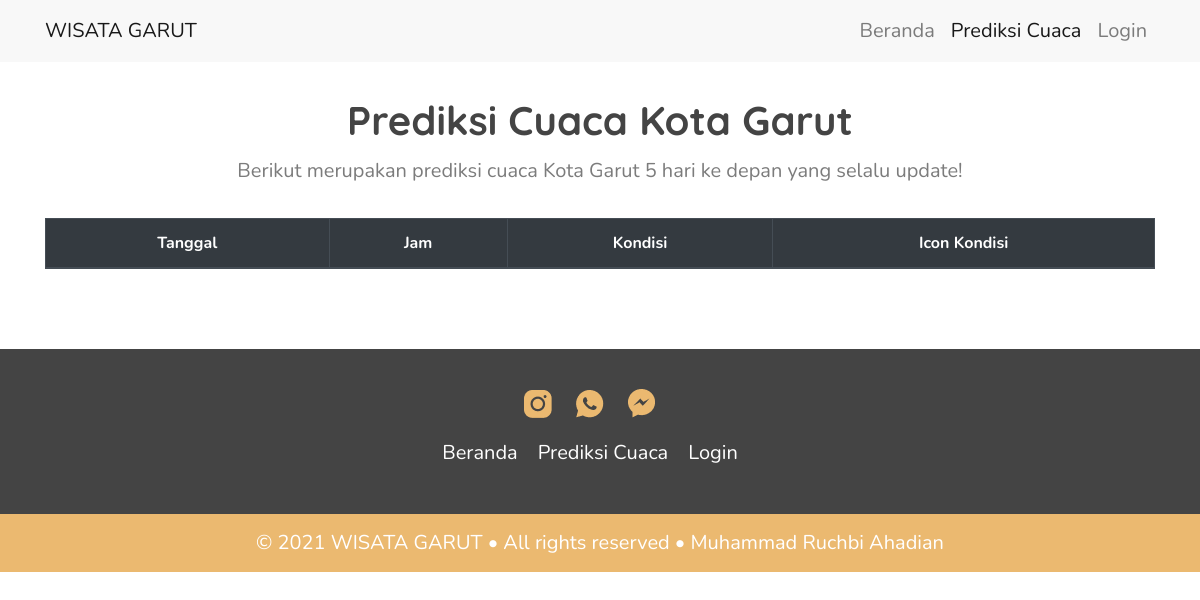
Screenshot of /sourcecode/weatherApi.php with the database file from the repository.
### tables this page shows
CREATE TABLE `detail_website` (
  `id` int(11) NOT NULL,
  `nama_web` varchar(50) NOT NULL,
  `hero` varchar(100) NOT NULL,
  `detail_web` varchar(100) NOT NULL,
  `header1` varchar(100) NOT NULL,
  `header2` varchar(100) NOT NULL,
  `header1_2` varchar(100) NOT NULL,
  `map` text NOT NULL,
  `instagram` varchar(100) NOT NULL,
  `whatsapp` varchar(100) NOT NULL,
  `facebook` varchar(100) NOT NULL,
  `footer` varchar(100) NOT NULL
);

### sourcecode/functions.php (called while the page is built, shortened)
<?php
    $conn = mysqli_connect("localhost", "id16034549_root", "lldJQap9+xxOEB*D", "id16034549_wisata_garut");
    function query($query){
        global $conn;
        $result = mysqli_query($conn, $query);
        $rows = [];
        while($row =  mysqli_fetch_assoc($result)){
            $rows[] = $row;
        }
        return $rows;
    }
?>

### sourcecode/weatherApi.php (the view, shortened to what this page needs)
<?php
	require 'functions.php';
	$web = query("SELECT * FROM detail_website")[0];
?>
<!DOCTYPE html>
<html lang="en">
<head>
	<link rel="stylesheet" type="text/css" href="bootstrap/css/bootstrap.css">
    <link rel="stylesheet" type="text/css" href="style.css">
</head>
<body>
	<nav class="navbar navbar-custom navbar-expand-lg navbar-light bg-light">
            <div class="container">
                <a class="navbar-brand" href="#"><?= $web["nama_web"] ?></a>
                <div class="collapse navbar-collapse" id="navbarSupportedContent">
                <ul class="navbar-nav ml-auto">
                    <li class="nav-item">
                        <a class="nav-link" href="index.php">Beranda</a>
                    </li>
					<li class="nav-item active">
                        <a class="nav-link" href="weatherApi.php" name="cuaca">Prediksi Cuaca</a>
                    </li>
                    <li class="nav-item">
                        <a class="nav-link" href="login.php" name="login">Login</a>
                    </li>
                </ul>
                </div>
            </div>
        </nav>
	<div class="container pt-5">
		<center>
			<h2 class="pt-5 pb-1">Prediksi Cuaca Kota Garut</h2>
			<p class="pb-3">Berikut merupakan prediksi cuaca Kota Garut 5 hari ke depan yang selalu update!</p>
			<table border="1" cellspacing="0" cellpadding="16" class="table">
				<thead class="thead-dark">
					<tr align="center">
						<th scope="col">Tanggal</th>
						<th scope="col">Jam</th>
						<th scope="col">Kondisi</th>
						<th scope="col">Icon Kondisi</th>
					</tr>
				</thead>
			</table>
		</center>
	</div>
	<section class="footer">
        <div class="deskripsi">
            <a href="<?= $web["instagram"] ?>" target="_blank"><img src="images/instagram.png" alt="instagram" class="footerIcons"></a>
            <a href="<?= $web["whatsapp"] ?>" target="_blank"><img src="images/whatsapp.png" alt="whatsapp" class="footerIcons"></a>
            <a href="<?= $web["facebook"] ?>" target="_blank"><img src="images/messenger.png" alt="messenger" class="footerIcons"></a>
            <br>
            <div class="linkFooter">
                <ul>
                    <li><p><a href="index.php">Beranda</a></p></li>
					<li><p><a href="weatherApi.php">Prediksi Cuaca</a></p></li>
                    <li><p><a href="login.php">Login</a></p></li>
                </ul>
            </div>
        </div>
        <div class="copyright">
            <p><?= $web["footer"] ?></p>
        </div>
    </section>
</body>
</html>

### sourcecode/style.css (style rules this page uses)
body, h1, ul { margin: 0; padding: 0; }
body, html { height: 100%; }
body { font-family: 'Nunito', arial, sans-serif; }
h2 { font-family: 'Quicksand', arial, sans-serif; font-size: 40px; color: #444; font-weight: bold; line-height: 120%; }
p { font-size: 20px; color: #7C7C7C; font-weight: normal; line-height: 150%; }
.footer { margin-top: 80px; }
.footer .deskripsi { width: 100%; height: 165px; background-color: #444; text-align: center; }
.deskripsi ul li { float: left; list-style-type: none; }
.deskripsi p, .copyright p { margin: 0; }
.footerIcons { padding-top: 40px; margin-right: 20px; }
.linkFooter { display: inline-block; padding-top: 20px; }
.deskripsi ul li a { color: white; margin-right: 20px; text-decoration: none; }
.copyright p { color: white; font-weight: normal; }
.copyright { width: 100%; background-color: #EBB970; padding: 14px; text-align: center; }
.navbar { font-weight: normal; font-size: 20px; position: fixed; width: 100%; z-index: 2; }
.navbar-custom { background-color: rgba(248, 248, 248, 90%) !important; }

### rows the page displays
detail_website: nama_web "WISATA GARUT", footer "© 2021 WISATA GARUT • All rights reserved • Muhammad Ruchbi Ahadian"
